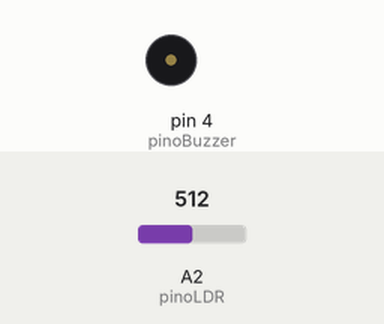
Recording of a sketch running on a simulated Arduino Uno, built with avr-gcc and run on an emulated ATmega328P. Parts: buzzer (waves = sounding). Inputs (shaded band) come from the test bench; at power-on: A2 (pinoLDR) = 512. What the sketch prints to the serial monitor is not drawn.

Above: at 1.2 s.
1.3 s: A2 (pinoLDR) set to 22
3.0 s: A2 (pinoLDR) set to 17
At 3.3 s:
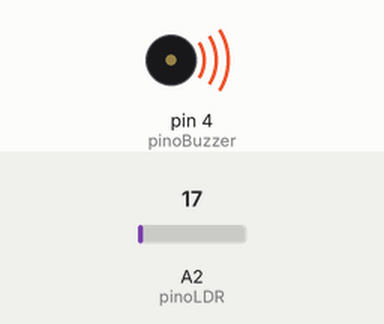
6.3 s: A2 (pinoLDR) set to 30
At 6.6 s:
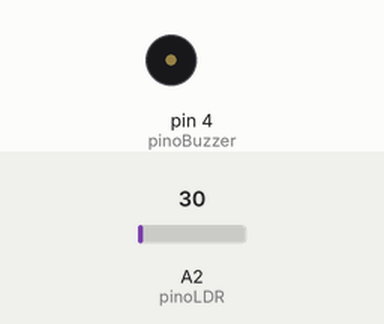
9.3 s: A2 (pinoLDR) set to 91
11.1 s: A2 (pinoLDR) set to 108
Timing chart, 0 to 13.9 s (numbered marks = the images above; inputs shaded):
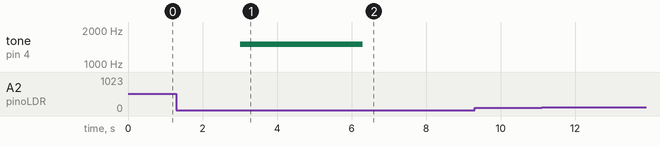

The sketch:

exemplo_modulo_laser_alarme.ino
```cpp
const int pinoLDR = A2; //PINO ANALÓGICO UTILIZADO PELO LDR
const int pinoBuzzer = 4; //PINO DIGITAL UTILIZADO PELO BUBBER

void setup(){
  pinMode(pinoLDR, INPUT); //DECLARA O PINO COMO SENDO ENTRADA
  pinMode(pinoBuzzer, OUTPUT); //DECLARA O PINO COMO SENDO SAÍDA
  Serial.begin(9600); //INICIALIZA A SERIAL
}
void loop(){
  Serial.print("LEITURA LDR: "); //ESCREVE O TEXTO NA JANELA SERIAL
  Serial.print(analogRead(pinoLDR)); //ESCREVE NA JANELA SERIAL O VALOR LIDO NO PINO ANALÓGICO

  //O VALOR "20"  PODE SER AJUSTADO, POIS O MESMO É DEFINIDO COM BASE NA LEITURA MOSTRADA NA JANELA SERIAL
  //QUANDO O SINAL DO LASER INCIDE SOB A SUPERFÍCIE DO LDR
  if (analogRead(pinoLDR) < 20){ //SE LEITURA NO PINO ANALÓGICO FOR MENOR QUE 20, FAZ
     tone(pinoBuzzer,1500,800); //ATIVA O SINAL SONORO DO BUZZER
  }else{
     noTone(pinoBuzzer); //DESATIVA O SINAL SONORO DO BUZZER
  }
}
```

Measured:
- the behaviour switches between 20 and 19 on A2 (pinoLDR) (found by bisection; images 0 and 1)
- after the input at 1.3 s, every drawn part: stays the same
- after the input at 3.0 s, tone on pin 4 (pinoBuzzer): silent → 1500 Hz at once
- after the input at 6.3 s, tone on pin 4 (pinoBuzzer): 1500 Hz → silent at once
- after the input at 9.3 s, every drawn part: stays the same
- after the input at 11.1 s, every drawn part: stays the same
